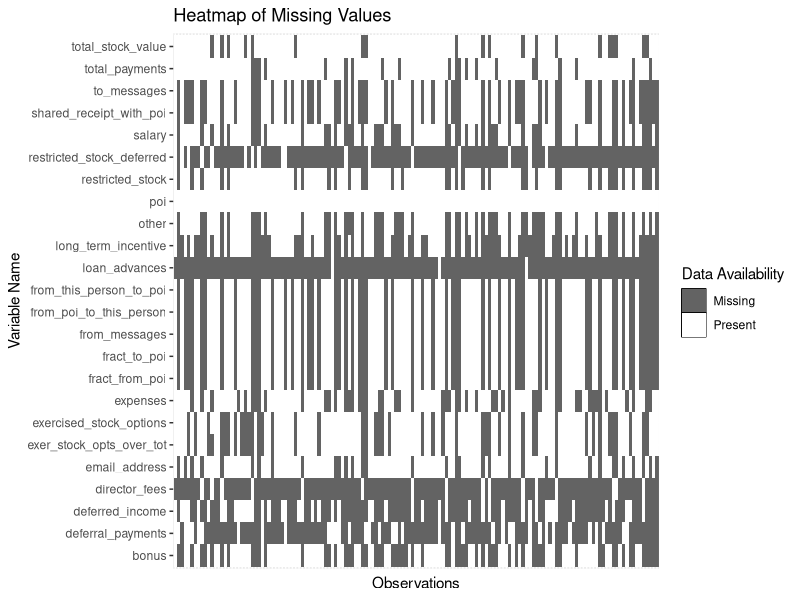
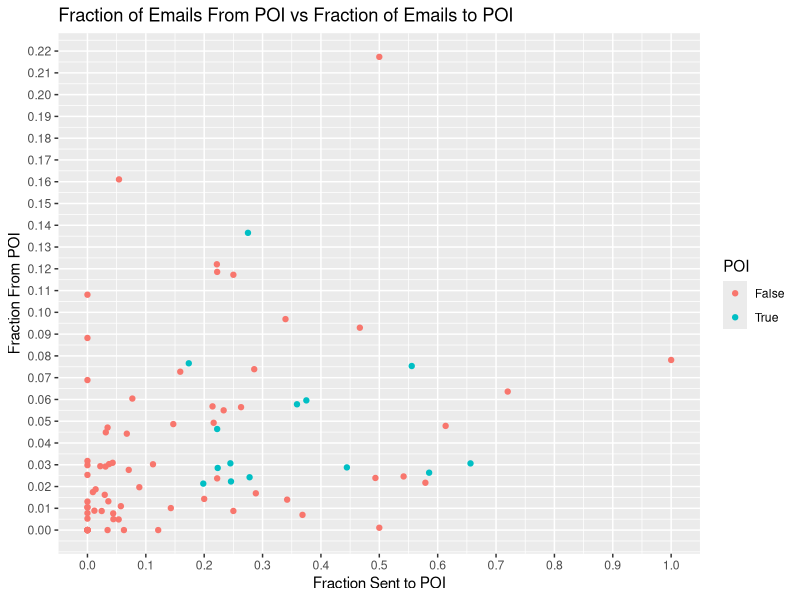
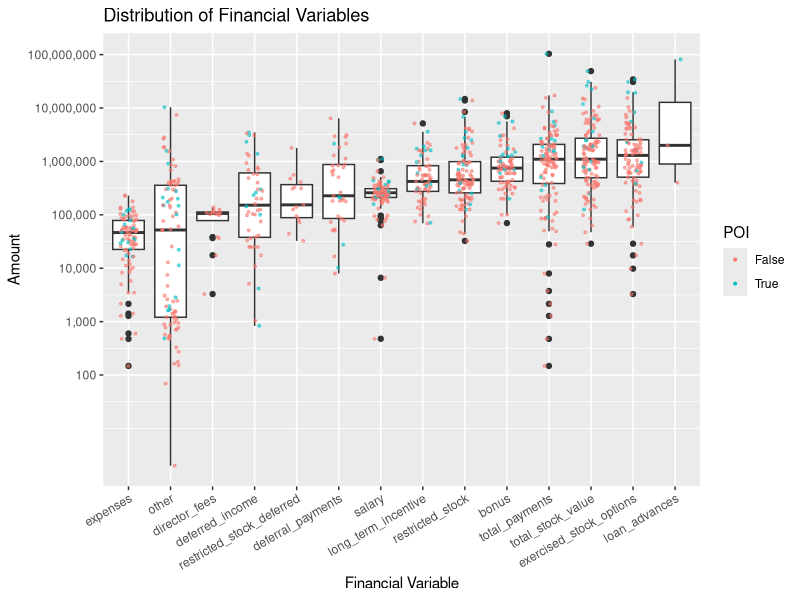
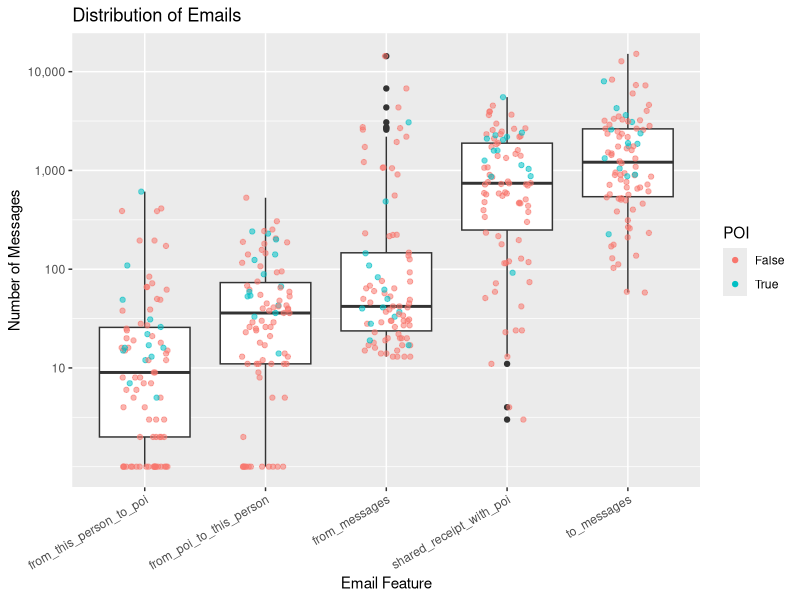

These charts were generated, in order, by the following R code:
## ---- chunk 1
knitr::opts_chunk$set(echo = F,
                      message = F,
                      warning = F,
                      fig.align = 'center')
## ---- chunk 2
library(tidyverse)
library(ggplot2)
library(scales) # need to get labels = comma
library(GGally)
## ---- chunk 3
setwd('/Users/courtneyfergusonlee/p5')
enron <- read.csv('enron_data.csv', 
                  na.strings = 'NaN',
                  stringsAsFactors = F)
## ---- chunk 4
enron.new_features <- enron %>%
  mutate(fract_to_poi = from_this_person_to_poi/from_messages,
         fract_from_poi = from_poi_to_this_person/to_messages,
         exer_stock_opts_over_tot = exercised_stock_options/total_stock_value,
         poi = as.factor(poi))
## ---- chunk 5
enron.missing <- as.data.frame(sapply(enron.new_features, is.na))

enron.long <- enron.new_features %>%
  gather(var_name,
         value,
         -name,
         na.rm = F)

enron.long.missing <- enron.long %>%
  mutate(value = !is.na(value))

ggplot(data = enron.long.missing,
       aes(x = name,
           y = var_name)) +
  geom_tile(aes(fill = value)) +
  scale_fill_manual(values = c('grey39', 'white'),
                    labels = c('Missing', 'Present')) +
  #scale_fill_brewer(palette = "RdYlGn") +
  theme(axis.text.x = element_blank(),
        axis.ticks.x = element_blank()) +
  theme(legend.key = element_rect(colour = "black")) +
  ggtitle("Heatmap of Missing Values") +
  xlab("Observations") +
  ylab("Variable Name") +
  labs(fill = "Data Availability")
## ---- chunk 6
ggplot(data = enron.new_features,
       aes(x = fract_to_poi,
           y = fract_from_poi,
           color = poi)) +
  geom_point() +
  scale_x_continuous(breaks = seq(0, 1.00, .1)) +
  scale_y_continuous(breaks = seq(0, .23, .01)) +
  ggtitle('Fraction of Emails From POI vs Fraction of Emails to POI') +
  xlab('Fraction Sent to POI') +
  ylab('Fraction From POI') +
  labs(color = 'POI')
## ---- chunk 7
financial_long <- enron %>%
  mutate(deferred_income = -deferred_income,
         restricted_stock_deferred = -restricted_stock_deferred) %>%
  select(expenses,
         other,
         director_fees,
         restricted_stock_deferred,
         deferred_income,
         deferral_payments,
         salary,
         long_term_incentive,
         restricted_stock,
         bonus,
         total_payments,
         total_stock_value,
         exercised_stock_options,
         loan_advances,
         poi) %>%
  gather(financial_var,
         amount,
         -poi) %>%
  mutate(financial_var = as.factor(financial_var))
## ---- chunk 8
ggplot(data = subset(financial_long, 
                     !is.na(amount) & amount > 0),
       aes(x = reorder(financial_var, 
                       amount, 
                       median),
           y = amount)) +
  geom_boxplot() +
  geom_jitter(aes(color = poi,
                  alpha = .2),
              width = .2,
              size = .7) +
  scale_y_log10(labels = comma,
                breaks = 10^seq(2, 8, 1)) +
  theme(axis.text.x = element_text(angle = 30, hjust = 1)) +
  ggtitle("Distribution of Financial Variables") +
  xlab("Financial Variable") +
  ylab("Amount") +
  guides(alpha = 'none') +
  labs(color = 'POI')

## ---- chunk 9
email_long <- enron %>%
  select(to_messages,
         shared_receipt_with_poi,
         from_messages,
         from_this_person_to_poi,
         from_poi_to_this_person,
         poi) %>%
  gather(email_feature,
         amount,
         -poi) %>%
  mutate(email_feature = as.factor(email_feature))
## ---- chunk 10
ggplot(data = subset(email_long, !is.na(amount)),
       aes(x = reorder(email_feature, amount, median),
           y = amount + 1)) +
  geom_boxplot() +
  geom_jitter(aes(alpha = .2,
                  color = poi),
              width = .2) +
  scale_y_log10(labels = comma,
                breaks = c(0,
                           10,
                           100,
                           1000,
                           10000)) +
  theme(axis.text.x = element_text(angle = 30, hjust = 1)) +
  ggtitle('Distribution of Emails') +
  xlab('Email Feature') +
  ylab('Number of Messages') +
  guides(alpha = 'none') +
  labs(color = 'POI')
